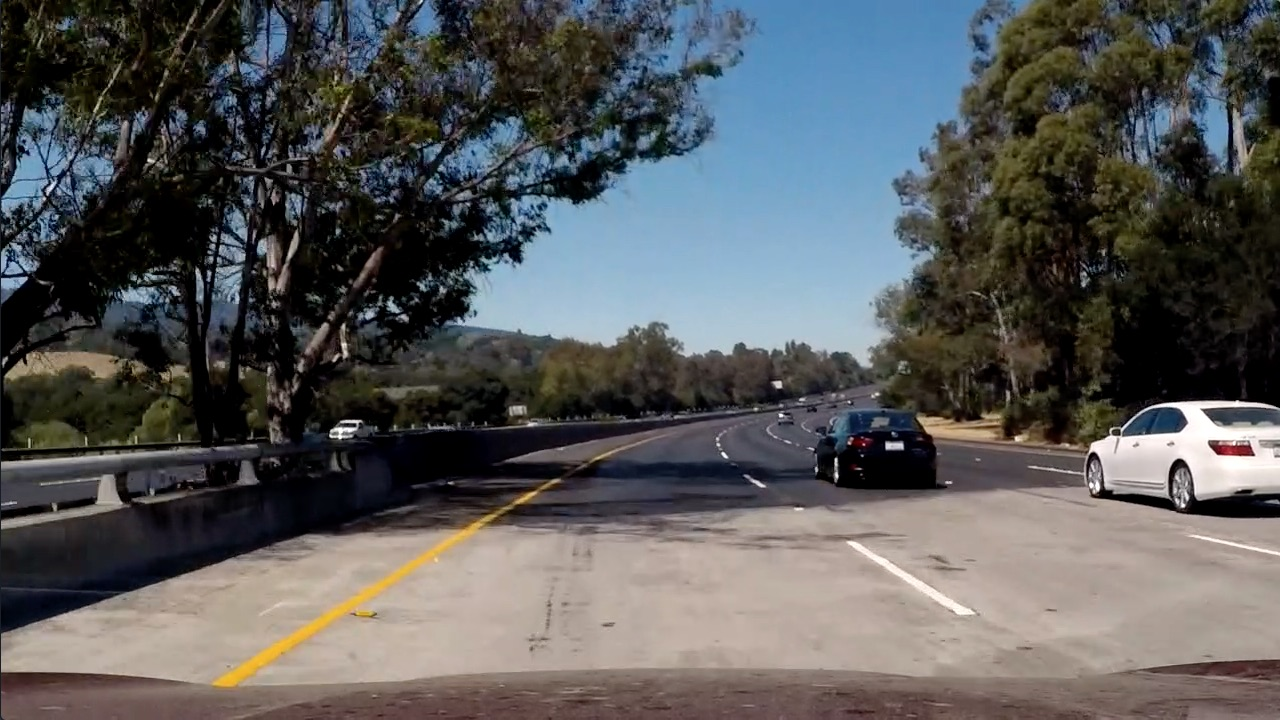
#> input picture proj_vehicle_detection/test_images/test5.jpg, 1280 x 720 px; the run also reads 1 picture not shown here
$ jupyter execute --allow-errors solution.ipynb   (shell and % lines are left out)   (older library calls are emulated)
#> lines starting #> are read from the running program, lines starting #| are printed output that depends on the picture; after the words box and inside, x2 and y2 are one past the last pixel; in counts of white or black regions, pixels touching at a corner belong together
## Vehicle Detection Project

The goals / steps of this project are the following:

* Perform a Histogram of Oriented Gradients (HOG) feature extraction on a labeled training set of images and train a classifier Linear SVM classifier
* Optionally, you can also apply a color transform and append binned color features, as well as histograms of color, to your HOG feature vector.
* Note: for those first two steps don't forget to normalize your features and randomize a selection for training and testing.
* Implement a sliding-window technique and use your trained classifier to search for vehicles in images.
* Run your pipeline on a video stream (start with the test_video.mp4 and later implement on full project_video.mp4) and create a heat map of recurring detections frame by frame to reject outliers and follow detected vehicles.
* Estimate a bounding box for vehicles detected.

## 1. prepare data

[cell 1]
import cv2
import numpy as np
import matplotlib.pyplot as plt
import matplotlib.image as mpimg

'''
for .png format image files
matplotlib.imread() will read in to scale 0 to 1.0
cv2.imread() will scale them from 0 to 255.
'''
doprint = True

#### utility functions for the project

[cell 2]
def get_cspace_img(img, cspace = 'RGB'):
    if cspace == 'RGB':
        return np.copy(img)
    if cspace == 'BGR':
        return cv2.cvtColor(img, cv2.COLOR_RGB2BGR)
    if cspace == 'HSV':
        return cv2.cvtColor(img, cv2.COLOR_RGB2HSV)
    if cspace == 'HLS':
        return cv2.cvtColor(img, cv2.COLOR_RGB2HLS)
    if cspace == 'YUV':
        return cv2.cvtColor(img, cv2.COLOR_RGB2HSV)
    if cspace == 'YCrCb':
        return cv2.cvtColor(img, cv2.COLOR_RGB2YCrCb)
    assert 0, 'not valid color space:' + cspace

[cell 3]
def draw_boxes(img, bboxes, color = (0, 0, 255), thick = 6):
    drawimg = np.copy(img)
    for bbox in bboxes:
        p1, p2 = bbox
        cv2.rectangle(drawimg, p1, p2, color, thick)
    return drawimg

[cell 4]
from skimage.feature import hog
def get_hog_feature(img, orient = 9, pix_per_cell = 8, cell_per_block = 2, vis = False, feature_vec = True):
    if vis == True:
        features, hog_image = hog(img, orientations=orient,
                              pixels_per_cell=(pix_per_cell, pix_per_cell),
                              cells_per_block=(cell_per_block, cell_per_block),
                              visualise=vis, feature_vector = feature_vec,
                              block_norm="L2-Hys")
        return features, hog_image
    else:
        features = hog(img,
                       orientations = orient,
                       pixels_per_cell = (pix_per_cell, pix_per_cell),
                       cells_per_block = (cell_per_block, cell_per_block),
                       visualise = vis, feature_vector = feature_vec,
                       block_norm = "L2-Hys")
        return features

[cell 5]
def get_color_histogram(img, nbins = 32, bins_range = (0, 256)):
    # get all the 3 channel image
    r_hist = np.histogram(img[:,:,0], bins = nbins, range = bins_range)
    g_hist = np.histogram(img[:,:,1], bins = nbins, range = bins_range)
    b_hist = np.histogram(img[:,:,2], bins = nbins, range = bins_range)
    bin_center = (r_hist[1][0:-1] + r_hist[1][1:])/2
    hist = np.concatenate((r_hist[0], g_hist[0], b_hist[0]))
    return r_hist, g_hist, b_hist, bin_center, hist

[cell 6]
def get_spatial_feature(img, size = (32,32), imgshow = False):
    img2 = cv2.resize(img, size)
    feature = img2.ravel()
    if imgshow:
        plt.imshow(img2)
        plt.title('resized image, size = ' + str(img2.shape))
    return feature

[cell 7]
from sklearn.preprocessing import StandardScaler
def get_scaler(features):
    # print('features size: ', features.shape)
    X = np.vstack(features).astype(np.float64)
    print('X size: ', X.shape)
    return StandardScaler().fit(X)

def normalize_features(feature_list, scaler):
    X = np.vstack(feature_list).astype(np.float64)
    return scaler.transform(X)

[cell 8]
# from sklearn.cross_validation import train_test_split
from sklearn.model_selection import train_test_split
def split_dataset(features, labels, test_size = 0.2):
    rand_state = np.random.randint(0, 100)
    X_train, X_test, y_train, y_test = train_test_split(features, labels, test_size = test_size, random_state=rand_state)
    return X_train, X_test, y_train, y_test

unit test for functiton draw_boxes()

[cell 9]
def test_draw_boxes():
    filename = './test_images/test5.jpg'
    img = cv2.imread(filename)
#> img is the input picture: shape (720, 1280, 3); mean B, G, R 89.8, 89.3, 88.5
    if doprint:
        print('draw boxes on image ', filename, ' with size ', img.shape)
#| draw boxes on image  ./test_images/test5.jpg  with size  (720, 1280, 3)
    bboxes = []
    p1, p2 = (40, 40), (126, 217)
    bboxes.append((p1, p2))
    p1, p2 = (0, 0), (1280, 720)
    bboxes.append((p1, p2))
    p1, p2 = (50, 50), (20, 20)
    bboxes.append((p1, p2))

    result = draw_boxes(img, bboxes, color = (0, 0, 225), thick = 6)
#> after the loop in draw_boxes, `for bbox in bboxes:`:
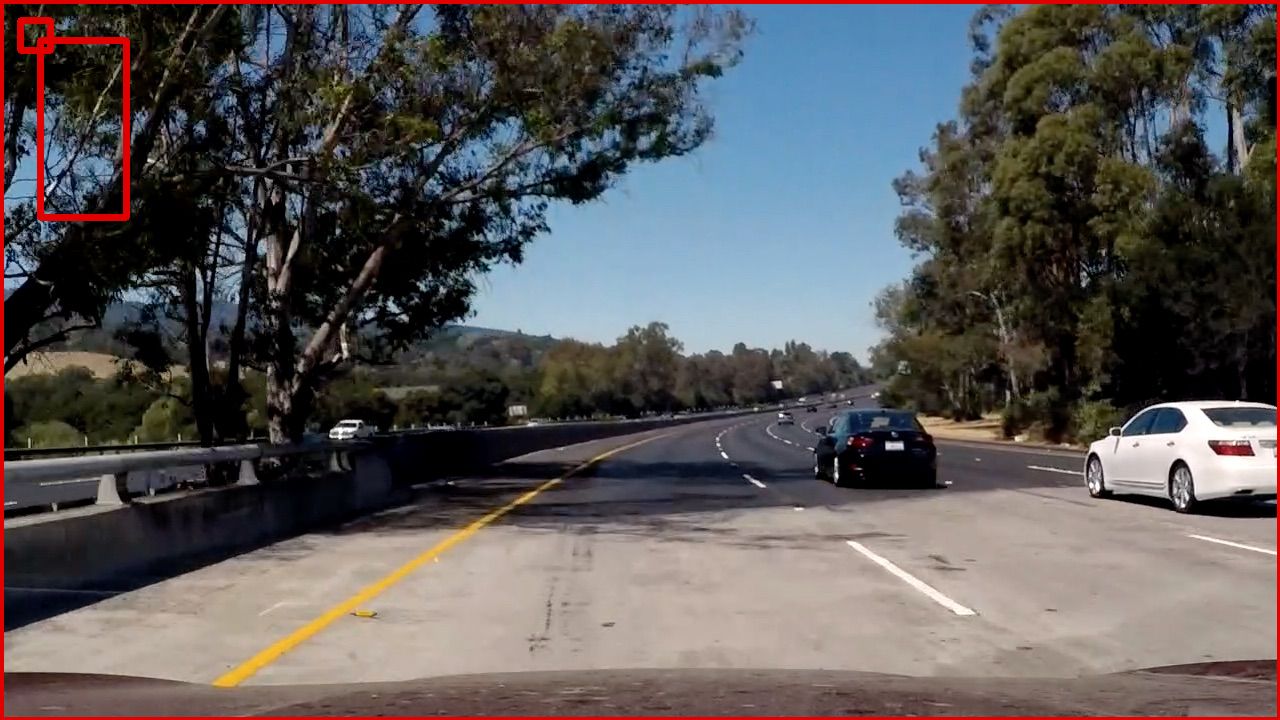
#> drawimg: shape (720, 1280, 3); 1.99% of pixels changed, all inside (x1, y1, x2, y2) = (0, 0, 1280, 720)
    plt.imshow(cv2.cvtColor(result, cv2.COLOR_BGR2RGB))

[cell 10]
test_draw_boxes()
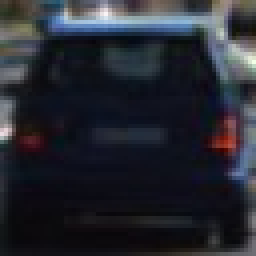
#> input picture proj_vehicle_detection/examples/car_templates/3.jpeg, 64 x 64 px (shown 4 times larger)
#> in test_find_matches, tempimg is the input picture: shape (64, 64, 3); mean R, G, B 38.2, 40.3, 48.5

#### function for template matching

[cell 11]
def find_matches(img, template_list):
    # Define an empty list to take bbox coords
    bbox_list = []
    # Other options include: cv2.TM_CCORR_NORMED', 'cv2.TM_CCOEFF', 'cv2.TM_CCORR',
    #         'cv2.TM_SQDIFF', 'cv2.TM_SQDIFF_NORMED'
    method = cv2.TM_CCOEFF_NORMED
#> method = 5
    # Iterate through template list
    for temp in template_list:
        tmp = mpimg.imread(temp)
        # Use cv2.matchTemplate() to search the image
        result = cv2.matchTemplate(img, tmp, method)
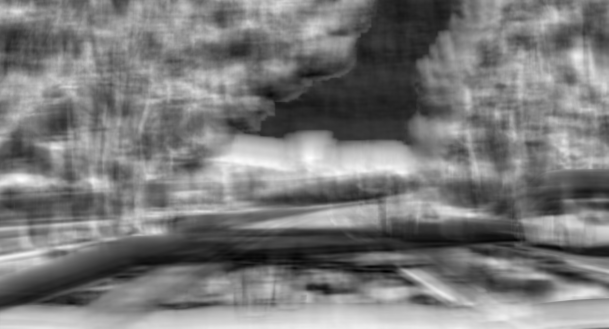
#> result: shape (657, 1217) float32 (shown at 1/2 size); min -0.645, max 0.645, mean -0.0271; drawn with min black and max white
        # Use cv2.minMaxLoc() to extract the location of the best match
        min_val, max_val, min_loc, max_loc = cv2.minMaxLoc(result)
#> min_val = -0.645; max_val = 0.645; min_loc = (771, 542); max_loc = (620, 316)
        # Determine a bounding box for the match
        w, h = (tmp.shape[1], tmp.shape[0])
        if method in [cv2.TM_SQDIFF, cv2.TM_SQDIFF_NORMED]:
            top_left = min_loc
        else:
            top_left = max_loc
#> top_left = (620, 316)
        bottom_right = (top_left[0] + w, top_left[1] + h)
#> bottom_right = (684, 380)
        bbox_list.append((top_left, bottom_right))
    return bbox_list

[cell 12]
import glob
import os
def test_find_matches():
    template_list = glob.glob('./examples/car_templates/*.jpeg')
    filename = './test_images/test5.jpg'
    if doprint:
        print('finding the matched bbox of pattern in image file', filename)
        print('template files: ', template_list)

    fig = plt.figure()
    n = len(template_list)
    for i, template in enumerate(template_list):
        tempimg = mpimg.imread(template)
        plt.subplot(101 + 20 *n +  i*2)
        plt.imshow(tempimg)
        plt.title(os.path.split(template)[-1])
    fig = plt.figure()
    img = mpimg.imread(filename)
    bbox_list = find_matches(img, template_list)
#> bbox_list = [((620, 316), (684, 380)), ((1020, 322), (1084, 386)), ((622, 315), (686, 379))]
    result = draw_boxes(img, bbox_list)
#> call 2 of draw_boxes, with color = (0, 0, 255), thick = 6
#> the loop in draw_boxes (call 2), `for bbox in bboxes:` made 3 passes
#> (p1, p2) on passes 1 to 3: ((620, 316), (684, 380)), ((1020, 322), (1084, 386)), ((622, 315), (686, 379))
#> after the loop in draw_boxes (call 2), `for bbox in bboxes:`:
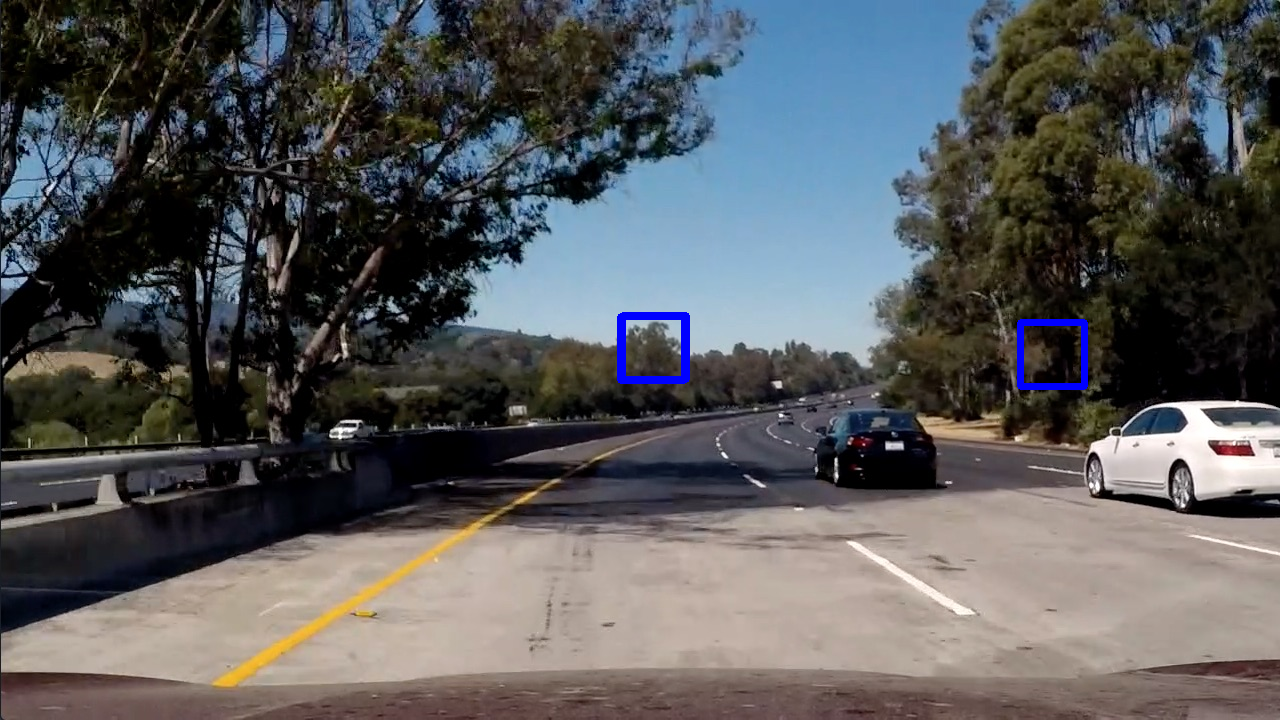
#> drawimg: shape (720, 1280, 3); mean R, G, B 88.1, 89, 90.5
    plt.imshow(result)
    plt.title('the matched bboxes on the image '+ filename)

[cell 13]
test_find_matches()

we can see that template_maches function doesnt't work well

[cell 14]
import glob
def test_get_hog_feature(vis = False):
#> called with vis = True
    filename = glob.glob('./examples/car_templates/*.jpeg')[0]
    img = mpimg.imread(filename)
    channel = cv2.cvtColor(img, cv2.COLOR_RGB2GRAY)
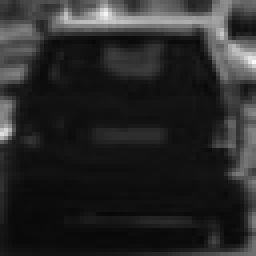
#> channel: shape (64, 64) (shown 4 times larger); min 7, max 248, mean 40.6
    if vis:
        print('running hog with visualize = True')
        features, hog_image = get_hog_feature(channel, vis = vis)
#> in get_hog_feature, `features, hog_image = hog(img, orientations=orient, pixels_per_cell=(p..`: features = 1764 values, max 0.55 at index 1156, min 0 at index 25, mean 0.116
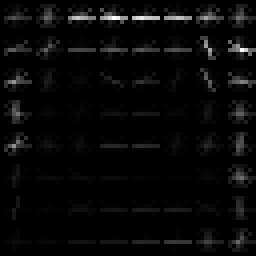
#> hog_image: shape (64, 64) float64 (shown 4 times larger); min 0, max 56.04, mean 1.8; drawn with min black and max white
        fig = plt.figure()
        plt.subplot(131)
        plt.imshow(img)
        plt.title('raw img')
        plt.subplot(132)
        plt.imshow(channel, cmap = 'gray')
        plt.title('gray channel')
        plt.subplot(133)
        plt.imshow(hog_image, cmap = 'gray')
        plt.title('hog img')
        if doprint:
            print('feature data size is', features.shape)
#| feature data size is (1764,)
    else:
        if doprint:
            print('running hog with visualize = False')
        features = get_hog_feature(channel, vis = vis)
        print(type(features), features.shape)

[cell 15]
test_get_hog_feature(vis = True)
test_get_hog_feature(vis = False)
#| <class 'numpy.ndarray'> (1764,)

[cell 16]
import random
def test_get_color_histogram(car = True, cspace = 'RGB'):
#> called with car = True, cspace = 'RGB'
    if car == True:
        filenames = glob.glob('./examples/car_templates/*.jpeg')
    else:
        filenames = glob.glob('./examples/notcar_templates/*.jpeg')
    idx = random.randrange(len(filenames))
    filename = filenames[idx]
    print('for img file', filename)

    img0 = mpimg.imread(filename)
    img = get_cspace_img(img0, cspace)

    rhist, ghist, bhist, bin_centers, hist = get_color_histogram(img, nbins = 32, bins_range = (0, 256))
#> in get_color_histogram, `bin_center = (r_hist[1][0:-1] + r_hist[1][1:])/2`: bin_center = 32 values from 4 to 252
#> in get_color_histogram, `hist = np.concatenate((r_hist[0], g_hist[0], b_hist[0]))`: hist = 96 values, max 605 at index 1, min 20 at index 91, mean 128
#> bin_centers = 32 values from 4 to 252

    # explore the return rhis
    if doprint:
        print('histogram data has size', len(rhist[0]))
        print('histogram boundry has size', len(rhist[1]))
        print('histogram center has size', len(bin_centers))
        print('total histogram data has size', len(hist))
        print('bin center are: ', bin_centers)
        print('bin corner are: ', rhist[1])
    fig = plt.figure(figsize=(12,3))

    plt.subplot(151)
    plt.imshow(img0)
    plt.title('raw img')

#     plt.subplot(152)
#     plt.imshow(img)
#     plt.title(cspace + ' img')

    plt.subplot(153)
    plt.bar(bin_centers, rhist[0])
    plt.xlim(0, 256)
    plt.title( 'channel 0 for '+ cspace)

    plt.subplot(154)
    plt.bar(bin_centers, ghist[0])
    plt.xlim(0, 256)
    plt.title( 'channel 1 for ' + cspace)

    plt.subplot(155)
    plt.bar(bin_centers, bhist[0])
    plt.xlim(0, 256)
    plt.title('channel 2 for '+ cspace)

[cell 17]
doprint = False
test_get_color_histogram()
test_get_color_histogram(cspace = 'YCrCb')
#> (the rest of this cell did not finish here and is left out)

test_get_color_histogram(car = False, cspace = 'YCrCb' )

[cell 18]
# Define a function to return some characteristics of the dataset
# [27 lines left out: function data_look, not called in this run]

[cell 19]
from mpl_toolkits.mplot3d import Axes3D

def test_data_look(imgfile):
#> called with imgfile = './examples/car_templates/3.jpeg'
    def plot3d(pixels, colors_rgb,
               axis_labels = list("RGB"),
               axis_limits = ((0, 255), (0, 255), (0, 255))):
        """Plot pixels in 3D."""

        # Create figure and 3D axes
        fig = plt.figure(figsize=(8, 8))
        ax = Axes3D(fig)

        # Set axis limits
        ax.set_xlim(*axis_limits[0])
        ax.set_ylim(*axis_limits[1])
        ax.set_zlim(*axis_limits[2])

        # Set axis labels and sizes
        ax.tick_params(axis='both', which='major', labelsize=14, pad=8)
        ax.set_xlabel(axis_labels[0], fontsize=16, labelpad=16)
        ax.set_ylabel(axis_labels[1], fontsize=16, labelpad=16)
        ax.set_zlabel(axis_labels[2], fontsize=16, labelpad=16)

        # Plot pixel values with colors given in colors_rgb
        ax.scatter(
            pixels[:, :, 0].ravel(),
            pixels[:, :, 1].ravel(),
            pixels[:, :, 2].ravel(),
            c=colors_rgb.reshape((-1, 3)), edgecolors='none')

        return ax

    img = cv2.imread(imgfile)
#> img: shape (64, 64, 3)

    # Select a small fraction of pixels to plot by subsampling it
    scale = max(img.shape[0], img.shape[1], 64) / 64  # at most 64 rows and columns
    img_small = cv2.resize(img, (np.int(img.shape[1] / scale), np.int(img.shape[0] / scale)), interpolation=cv2.INTER_NEAREST)

    # Convert subsampled image to desired color space(s)
    img_small_RGB = cv2.cvtColor(img_small, cv2.COLOR_BGR2RGB)  # OpenCV uses BGR, matplotlib likes RGB
    img_small_HSV = cv2.cvtColor(img_small, cv2.COLOR_BGR2HSV)
#> img_small_HSV: shape (64, 64, 3); mean H, S, V 108.7, 90.9, 50.8
    img_small_LUV = cv2.cvtColor(img_small, cv2.COLOR_BGR2LUV)
#> img_small_LUV: shape (64, 64, 3); mean of channels 0, 1, 2 40, 95.8, 132.1
    img_small_YCrCb = cv2.cvtColor(img_small, cv2.COLOR_BGR2YCrCb)
#> img_small_YCrCb: shape (64, 64, 3); mean of channels 0, 1, 2 40.6, 126.3, 132.4
    img_small_rgb = img_small_RGB / 255.  # scaled to [0, 1], only for plotting
    img_small_hsv = img_small_HSV / 255.
#> img_small_hsv: shape (64, 64, 3) float64; mean H, S, V 0.426, 0.356, 0.199
    img_small_luv = img_small_LUV / 255.
#> img_small_luv: shape (64, 64, 3) float64; mean of channels 0, 1, 2 0.157, 0.376, 0.518
    img_small_ycrcb = img_small_YCrCb / 255.
#> img_small_ycrcb: shape (64, 64, 3) float64; mean of channels 0, 1, 2 0.159, 0.495, 0.519

    # Plot and show
    plot3d(img_small_RGB, img_small_rgb)
    #plot3d(img_small_HSV, img_small_hsv, axis_labels = list("HSV"), axis_limits = ((0, 255), (0, 255), (0, 255)))
    #plot3d(img_small_LUV, img_small_luv, axis_labels = list("LUV"), axis_limits = ((0, 255), (0, 255), (0, 255)))
    plot3d(img_small_YCrCb, img_small_ycrcb, axis_labels = ['Y', 'Cr', 'Cb'], axis_limits = ((0, 255), (0, 255), (0, 255)))

    plt.show()

[cell 20]
import glob
imgfiles = glob.glob('./examples/notcar_templates/*.jpeg')
for imgfile in imgfiles[:1]:
    test_data_look(imgfile)

[cell 21]
imgfiles = glob.glob('./examples/car_templates/*.jpeg')
for imgfile in imgfiles[:1]:
    test_data_look(imgfile)

[cell 22]
def test_get_spatial_feature(cspace = 'RGB'):
#> called with cspace = 'RGB'
    filename = './test_images/test1.jpg'
    img0 = mpimg.imread(filename)
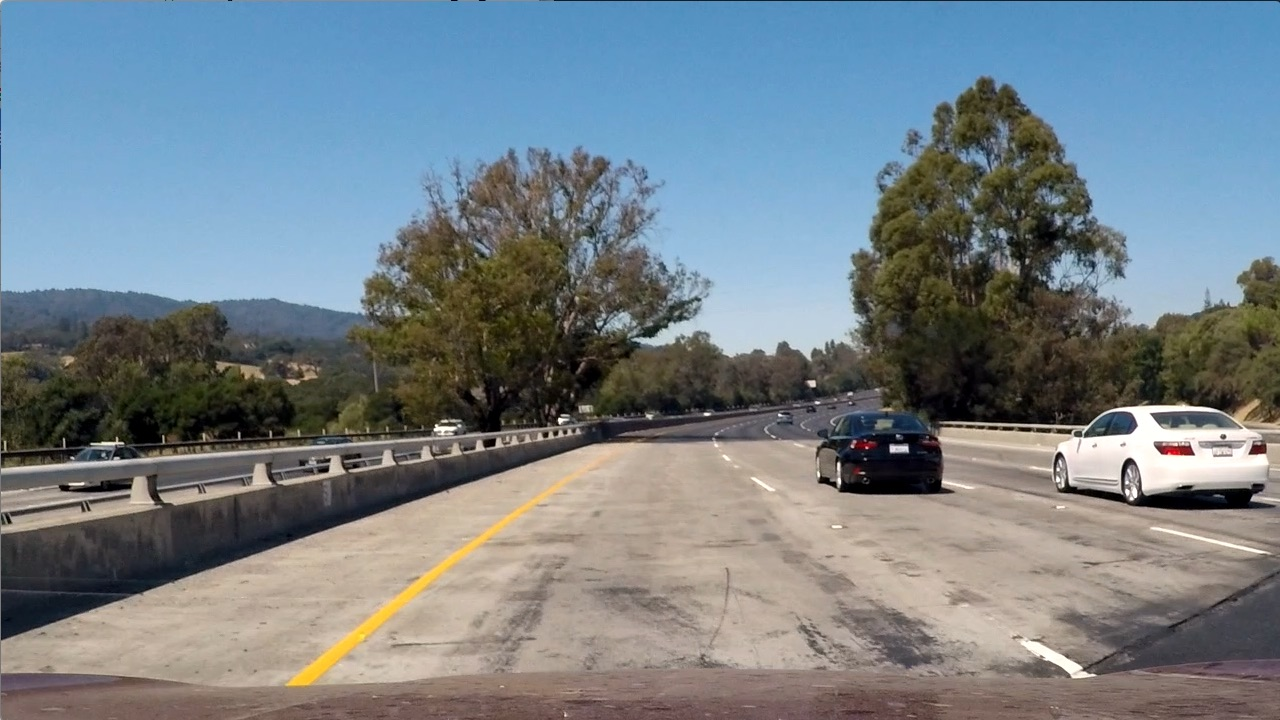
#> input picture proj_vehicle_detection/test_images/test1.jpg, 1280 x 720 px
#> img0 is the input picture: shape (720, 1280, 3); mean R, G, B 117.5, 128.7, 135.5
    img = get_cspace_img(img0, cspace)
#> (the rest of the program and of its run is left out)
